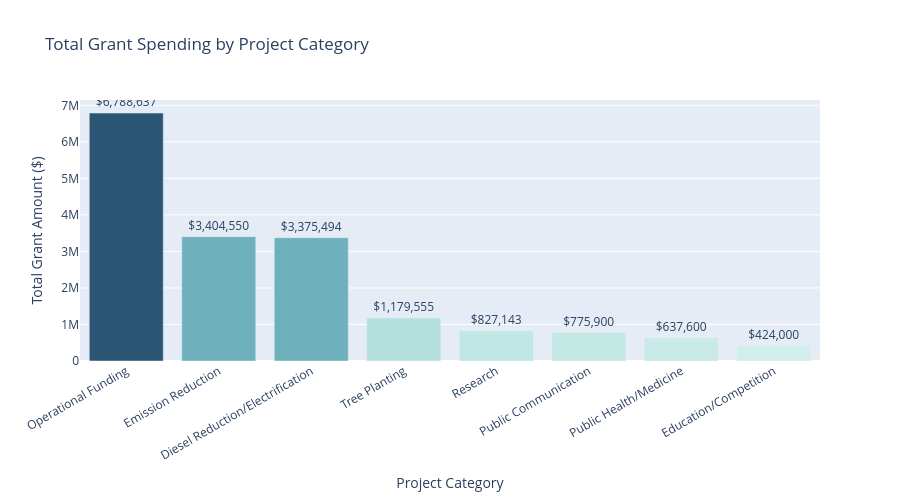

The code cell stored with this chart in its notebook:
### Code cell
# Lasya
import pandas as pd
import plotly.express as px
import plotly.graph_objects as go
from plotly.subplots import make_subplots
import warnings
warnings.filterwarnings('ignore')

df = pd.read_excel('Excel Files/FinalSheet.xlsx') 

# Clean Grant Amount: remove $, commas, spaces → float
df['Grant Amount'] = (
    df['Grant Amount']
    .astype(str)
    .str.replace(r'[\$,\s]', '', regex=True)
    .astype(float)
)

# Normalize category columns (strip whitespace)
df['Project Category 1'] = df['Project Category 1'].str.strip()
df['Project Category 2'] = df['Project Category 2'].str.strip()

print(f"Dataset shape: {df.shape}")
print(f"Years covered: {sorted(df['Year'].unique())}")
print(f"Total grant funding: ${df['Grant Amount'].sum():,.0f}")
df.head(10)

cat_spend = (
    df.groupby('Project Category 1')['Grant Amount']
    .sum()
    .reset_index()
    .sort_values('Grant Amount', ascending=False)
)

fig = px.bar(
    cat_spend,
    x='Project Category 1',
    y='Grant Amount',
    title='Total Grant Spending by Project Category',
    color='Grant Amount',
    color_continuous_scale='Teal',
    text='Grant Amount'
)
fig.update_traces(
    texttemplate='$%{text:,.0f}',
    textposition='outside'
)
fig.update_layout(
    xaxis_title='Project Category',
    yaxis_title='Total Grant Amount ($)',
    xaxis_tickangle=-30,
    coloraxis_showscale=False,
    height=500
)
fig.show()

### Figure 1 — Plotly figure (JSON) as saved in the notebook; plotly's stock layout.template omitted (floating-point values rounded to 4 significant figures)
{"data": [{"alignmentgroup": "True", "hovertemplate": "Project Category 1=%{x}<br>Grant Amount=%{marker.color}<extra></extra>", "legendgroup": "", "marker": {"color": [6788637, 3404550, 3375494, 1179555, 827143, 775900, 637600, 424000], "coloraxis": "coloraxis", "pattern": {"shape": ""}}, "name": "", "offsetgroup": "", "orientation": "v", "showlegend": false, "text": [6788637, 3404550, 3375494, 1179555, 827143, 775900, 637600, 424000], "textposition": "outside", "texttemplate": "$%{text:,.0f}", "type": "bar", "x": ["Operational Funding", "Emission Reduction", "Diesel Reduction/Electrification", "Tree Planting", "Research", "Public Communication", "Public Health/Medicine", "Education/Competition"], "xaxis": "x", "y": [6788637, 3404550, 3375494, 1179555, 827143, 775900, 637600, 424000], "yaxis": "y"}], "layout": {"barmode": "relative", "coloraxis": {"colorbar": {"title": {"text": "Grant Amount"}}, "colorscale": [[0, "rgb(209, 238, 234)"], [0.1667, "rgb(168, 219, 217)"], [0.3333, "rgb(133, 196, 201)"], [0.5, "rgb(104, 171, 184)"], [0.6667, "rgb(79, 144, 166)"], [0.8333, "rgb(59, 115, 143)"], [1, "rgb(42, 86, 116)"]], "showscale": false}, "height": 500, "legend": {"tracegroupgap": 0}, "title": {"text": "Total Grant Spending by Project Category"}, "xaxis": {"anchor": "y", "domain": [0, 1], "tickangle": -30, "title": {"text": "Project Category"}}, "yaxis": {"anchor": "x", "domain": [0, 1], "title": {"text": "Total Grant Amount ($)"}}}}
